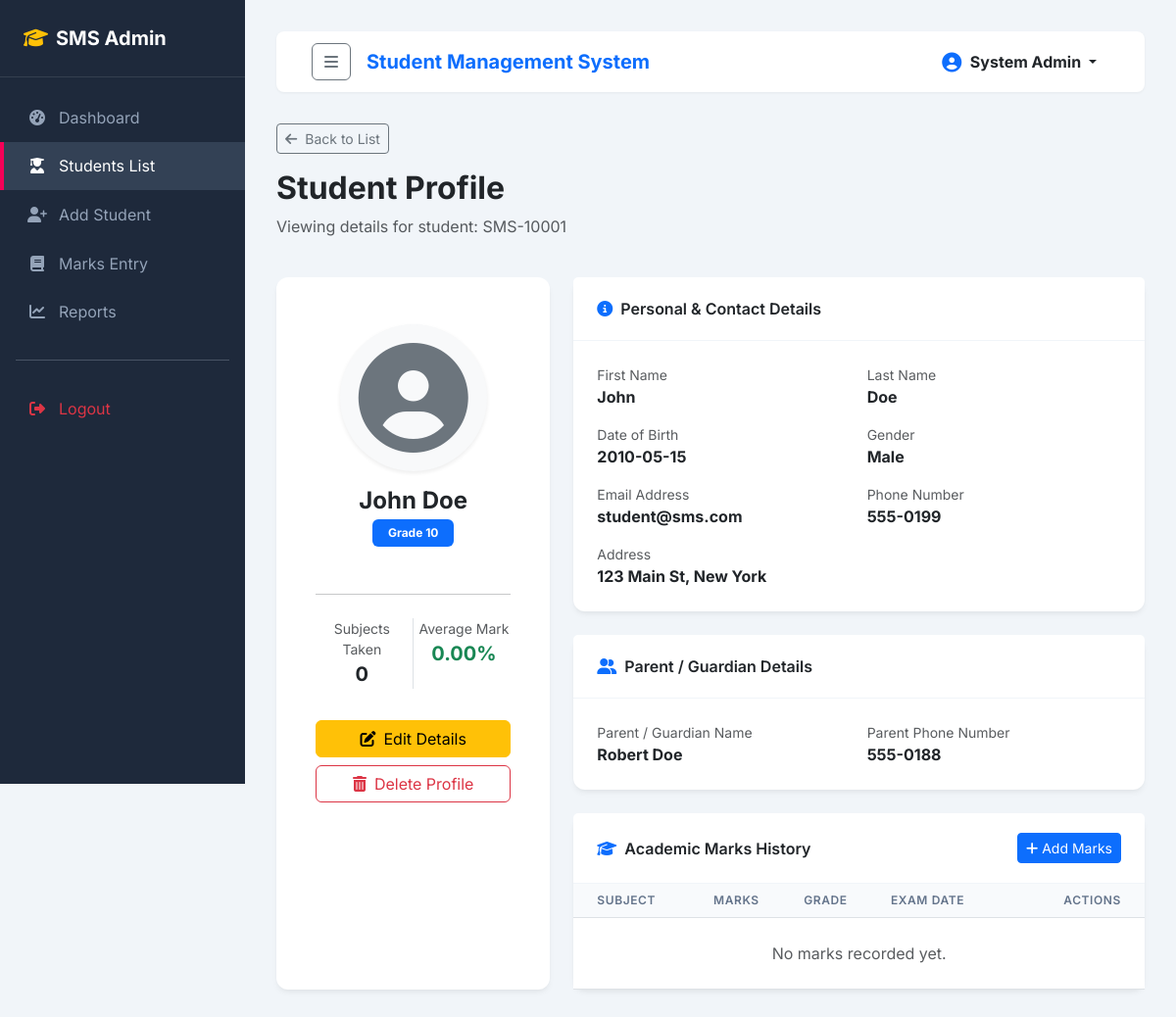
The page /admin/student-view.php?id=1 (signed in) on the database its author committed.
### tables this page shows
CREATE TABLE IF NOT EXISTS `students` (
  `id` INT AUTO_INCREMENT PRIMARY KEY,
  `student_id` VARCHAR(20) NOT NULL UNIQUE,  
  `first_name` VARCHAR(50) NOT NULL,
  `last_name` VARCHAR(50) NOT NULL,
  `email` VARCHAR(100) NOT NULL UNIQUE,
  `password` VARCHAR(255) NOT NULL,  
  `dob` DATE NOT NULL,
  `gender` ENUM('Male', 'Female', 'Other') NOT NULL,
  `address` TEXT NOT NULL,
  `phone` VARCHAR(20) NOT NULL,
  `class` VARCHAR(50) NOT NULL,
  `parent_name` VARCHAR(100) NOT NULL,
  `parent_phone` VARCHAR(20) NOT NULL,
  `profile_photo` VARCHAR(255) DEFAULT NULL,
  `created_at` TIMESTAMP DEFAULT CURRENT_TIMESTAMP
);

### admin/student-view.php (the view, shortened to what this page needs)
<?php
require_once '../config/db.php';
include '../includes/header.php';
$id = isset($_GET['id']) && is_numeric($_GET['id']) ? (int)$_GET['id'] : 0;
try {
    $stmt = $pdo->prepare("SELECT * FROM students WHERE id = ?");
    $stmt->execute([$id]);
    $student = $stmt->fetch();
    $marks_stmt = $pdo->prepare("SELECT * FROM marks WHERE student_id = ? ORDER BY exam_date DESC");
    $marks_stmt->execute([$id]);
    $marks_list = $marks_stmt->fetchAll();
    $total_marks = 0;
    $subjects_count = count($marks_list);
    $average_marks = $subjects_count > 0 ? number_format($total_marks / $subjects_count, 2) : '0.00';
} catch (PDOException $e) {
    die("Database Error: " . $e->getMessage());
}
?>
<div class="container-fluid px-0">
    <div class="row mb-4">
        <div class="col">
            <a href="students.php" class="btn btn-outline-secondary btn-sm mb-3"><i class="fas fa-arrow-left me-2"></i>Back to List</a>
            <h2 class="fw-bold text-dark">Student Profile</h2>
            <p class="text-muted">Viewing details for student: <?php echo sanitize($student['student_id']); ?></p>
        </div>
    </div>
    <div class="row g-4">
        <div class="col-12 col-lg-4">
            <div class="card card-common text-center py-4 px-3 h-100">
                <div class="card-body">
                    <?php if ($student['profile_photo']): ?>
                        <img src="../uploads/<?php echo sanitize($student['profile_photo']); ?>" alt="Profile" class="rounded-circle border mb-3 shadow-sm" style="width: 150px; height: 150px; object-fit: cover;">
                    <?php else: ?>
                        <div class="bg-light text-secondary rounded-circle d-flex align-items-center justify-content-center mx-auto mb-3 shadow-sm" style="width: 150px; height: 150px;">
                            <i class="fas fa-user-circle fa-7x"></i>
                        </div>
                    <?php endif; ?>
                    <h4 class="fw-bold mb-1"><?php echo sanitize($student['first_name'] . ' ' . $student['last_name']); ?></h4>
                    <span class="badge bg-primary px-3 py-2 mb-4"><?php echo sanitize($student['class']); ?></span>
                    <hr class="my-4">
                    <div class="row g-2">
                        <div class="col-6 border-end">
                            <span class="text-muted small d-block">Subjects Taken</span>
                            <strong class="fs-5 text-dark"><?php echo $subjects_count; ?></strong>
                        </div>
                        <div class="col-6">
                            <span class="text-muted small d-block">Average Mark</span>
                            <strong class="fs-5 text-success"><?php echo $average_marks; ?>%</strong>
                        </div>
                    </div>
                    <div class="mt-4 pt-2">
                        <a href="student-edit.php?id=<?php echo $student['id']; ?>" class="btn btn-warning w-100 mb-2"><i class="fas fa-edit me-2"></i>Edit Details</a>
                        <a href="student-delete.php?id=<?php echo $student['id']; ?>" class="btn btn-outline-danger w-100" onclick="return confirm('Are you sure you want to delete this student?')"><i class="fas fa-trash-alt me-2"></i>Delete Profile</a>
                    </div>
                </div>
            </div>
        </div>
        <div class="col-12 col-lg-8">
            <div class="card card-common mb-4">
                <div class="card-header">
                    <i class="fas fa-info-circle text-primary me-2"></i>Personal & Contact Details
                </div>
                <div class="card-body">
                    <div class="row g-3">
                        <div class="col-sm-6">
                            <span class="text-muted small d-block">First Name</span>
                            <strong class="text-dark"><?php echo sanitize($student['first_name']); ?></strong>
                        </div>
                        <div class="col-sm-6">
                            <span class="text-muted small d-block">Last Name</span>
                            <strong class="text-dark"><?php echo sanitize($student['last_name']); ?></strong>
                        </div>
                        <div class="col-sm-6">
                            <span class="text-muted small d-block">Date of Birth</span>
                            <strong class="text-dark"><?php echo sanitize($student['dob']); ?></strong>
                        </div>
                        <div class="col-sm-6">
                            <span class="text-muted small d-block">Gender</span>
                            <strong class="text-dark"><?php echo sanitize($student['gender']); ?></strong>
                        </div>
                        <div class="col-sm-6">
                            <span class="text-muted small d-block">Email Address</span>
                            <strong class="text-dark"><?php echo sanitize($student['email']); ?></strong>
                        </div>
                        <div class="col-sm-6">
                            <span class="text-muted small d-block">Phone Number</span>
                            <strong class="text-dark"><?php echo sanitize($student['phone']); ?></strong>
                        </div>
                        <div class="col-12">
                            <span class="text-muted small d-block">Address</span>
                            <strong class="text-dark"><?php echo sanitize($student['address']); ?></strong>
                        </div>
                    </div>
                </div>
            </div>
            <div class="card card-common mb-4">
                <div class="card-header">
                    <i class="fas fa-user-friends text-primary me-2"></i>Parent / Guardian Details
                </div>
                <div class="card-body">
                    <div class="row g-3">
                        <div class="col-sm-6">
                            <span class="text-muted small d-block">Parent / Guardian Name</span>
                            <strong class="text-dark"><?php echo sanitize($student['parent_name']); ?></strong>
                        </div>
                        <div class="col-sm-6">
                            <span class="text-muted small d-block">Parent Phone Number</span>
                            <strong class="text-dark"><?php echo sanitize($student['parent_phone']); ?></strong>
                        </div>
                    </div>
                </div>
            </div>
            <div class="card card-common">
                <div class="card-header d-flex justify-content-between align-items-center">
                    <span><i class="fas fa-graduation-cap text-primary me-2"></i>Academic Marks History</span>
                    <a href="marks.php?student_id=<?php echo $student['id']; ?>" class="btn btn-sm btn-primary"><i class="fas fa-plus me-1"></i>Add Marks</a>
                </div>
                <div class="card-body p-0">
                    <div class="table-responsive">
                        <table class="table table-custom table-hover mb-0">
                            <thead>
                                <tr>
                                    <th class="ps-4">Subject</th>
                                    <th>Marks</th>
                                    <th>Grade</th>
                                    <th>Exam Date</th>
                                    <th class="text-end pe-4">Actions</th>
                                </tr>
                            </thead>
                            <tbody>
                                <?php if ($subjects_count > 0): ?>
                                    <?php foreach ($marks_list as $mark): ?>
                                        <tr>
                                            <td class="ps-4 fw-semibold"><?php echo sanitize($mark['subject']); ?></td>
                                            <td><?php echo sanitize($mark['marks']); ?>%</td>
                                            <td>
                                                <span class="badge <?php
                                                    echo ($mark['grade'] === 'F') ? 'bg-danger' : (($mark['grade'] === 'A' || $mark['grade'] === 'A+') ? 'bg-success' : 'bg-primary');
                                                ?>">
                                                    <?php echo sanitize($mark['grade']); ?>
                                                </span>
                                            </td>
                                            <td><?php echo sanitize($mark['exam_date']); ?></td>
                                            <td class="text-end pe-4">
                                                <form action="marks.php" method="POST" class="d-inline" onsubmit="return confirm('Are you sure you want to delete this mark entry?')">
                                                    <input type="hidden" name="action" value="delete_mark">
                                                    <input type="hidden" name="mark_id" value="<?php echo $mark['id']; ?>">
                                                    <input type="hidden" name="student_id" value="<?php echo $student['id']; ?>">
                                                    <button type="submit" class="btn btn-sm btn-outline-danger"><i class="fas fa-trash-alt"></i></button>
                                                </form>
                                            </td>
                                        </tr>
                                    <?php endforeach; ?>
                                <?php else: ?>
                                    <tr>
                                        <td colspan="5" class="text-center py-4 text-muted">No marks recorded yet.</td>
                                    </tr>
                                <?php endif; ?>
                            </tbody>
                        </table>
                    </div>
                </div>
            </div>
        </div>
    </div>
</div>
<?php include '../includes/footer.php'; ?>

### rows shown on the page
students: student "SMS-10001", first_name+last_name "John Doe", class "Grade 10", first_name "John", last_name "Doe", dob "2010-05-15", gender "Male", email "student@sms.com", phone "555-0199", address "123 Main St, New York", parent_name "Robert Doe", parent_phone "555-0188"

### other values the page prints
$_SESSION['admin_name'] "System Admin"
$subjects_count "0"
$average_marks "0.00"
